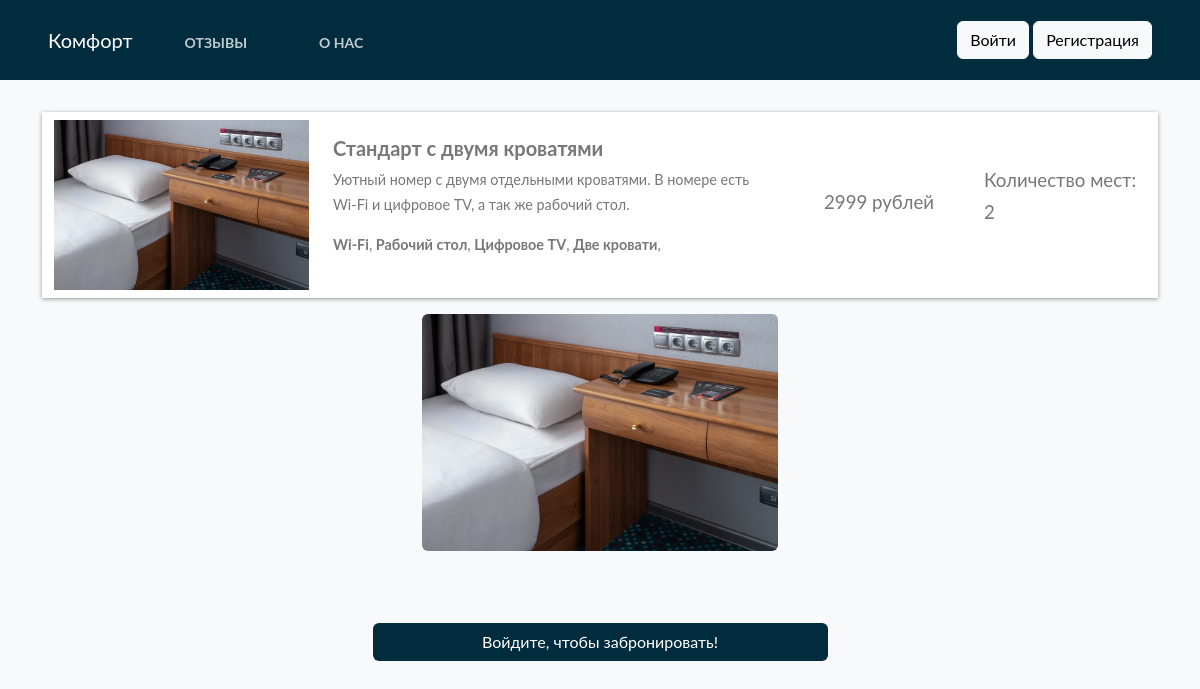
The page /hotel-detail/ba6c9e2620b045dd9eb293df5ff8867d/ on the database as committed earlier.
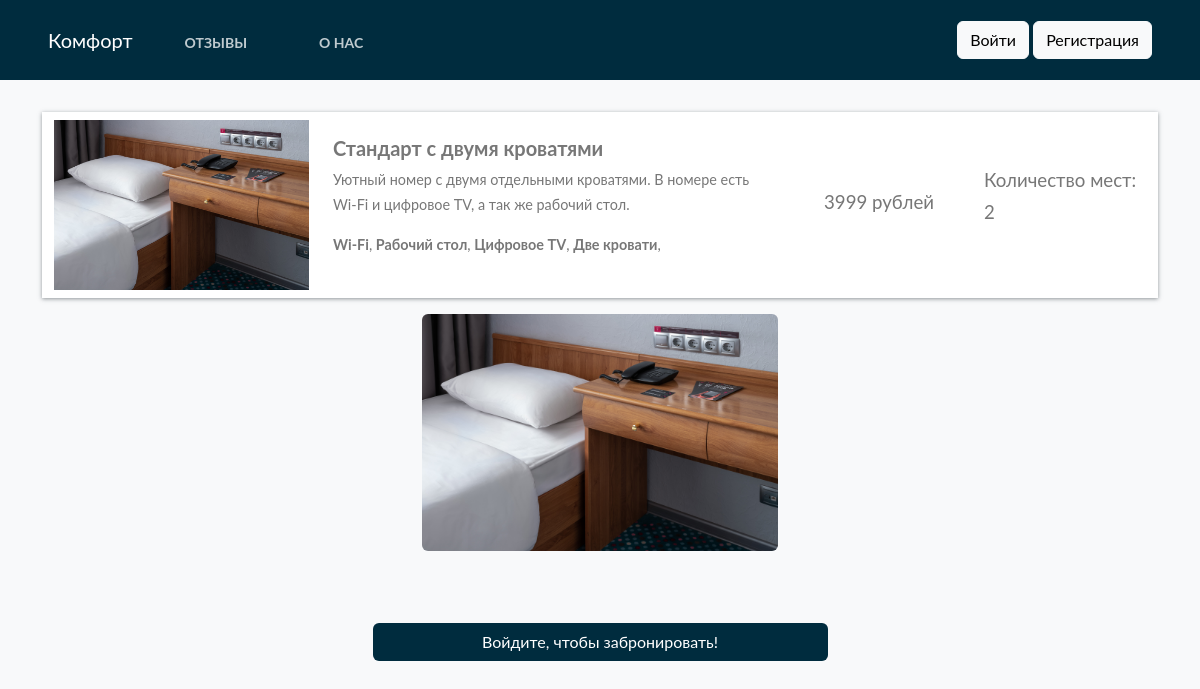
The same page on the database as committed later.
### home/models.py (models this page shows, shortened)
class BaseModel(models.Model):
    uid = models.UUIDField(default=uuid.uuid4   , editable=False , primary_key=True)
    created_at = models.DateField(auto_now_add=True)
    updated_at = models.DateField(auto_now_add=True)
    class Meta:
        abstract = True

class Hotel(BaseModel):
    hotel_name = models.CharField(max_length=100, verbose_name = "Название номера")
    hotel_price = models.IntegerField(verbose_name = "Цена номера")
    description = models.TextField(max_length=500, verbose_name = "Описание")
    amenities = models.ManyToManyField(Amenities, verbose_name = "Удобства номера")
    room_count = models.IntegerField(default=1, verbose_name = "Количество бронирований")
    people_capacity = models.IntegerField(default=0, verbose_name = "Вместимость")

class HotelImages(BaseModel):
    hotel= models.ForeignKey(Hotel ,related_name="images", on_delete=models.CASCADE, verbose_name = "Название номера")
    images = models.ImageField(upload_to="hotels", verbose_name = "Изображение")

class Amenities(BaseModel):
    amenity_name = models.CharField(max_length=100)

### home/views.py (the view, shortened to what this page needs)
# urls.py: path('hotel-detail/<uid>/' , hotel_detail , name="hotel_detail"),
def hotel_detail(request,uid):
    hotel_obj = Hotel.objects.get(uid = uid)
    return render(request , 'hotel_detail.html' ,{
        'hotels_obj' :hotel_obj
    })

### templates/hotel_detail.html
{% extends "base.html" %}
{%  block start %}
<div class="container mt-5 pt-5">
    <div class="row search-card-result">
        <div class="col-md-3">
        <a href="/hotel-detail/{{hotels_obj.uid}}">
            <img class="img-fluid" src="/media/{{hotels_obj.images.first.images}}" alt="Card image cap">
        </a></div>
        <div class="col-md-5" style="display: flex;align-content: center;flex-wrap: wrap;">
            <h5>{{hotels_obj.hotel_name}}</h5>
            <p>
                {{hotels_obj.description}}
            </p>
            <p>
                {%for amenitie in hotels_obj.amenities.all %}
                <b>{{amenitie.amenity_name}}</b>,
                {% endfor %}
            </p>
        </div>
        <div class="col-md-2 border-left text-center more-offers" style="display:flex;justify-content: center;align-items: center;">
            <p style="font-size: 14pt;">{{hotels_obj.hotel_price}} рублей</p>
        </div>
        <div class="col-md-2" style="display:flex;justify-content: center;align-items: center;">
            <p style="font-size: 14pt">Количество мест: {{hotels_obj.people_capacity}}</p>
        </div>
    </div>
        <div class="row gallery" style="justify-content: center;">
            {% for image in hotels_obj.images.all %}
              <div class="col-md-4">
                <img src="/media/{{image.images}}" class="w-100 shadow-1-strong rounded mb-4"/>
              </div>
            {%endfor %}
        </div>
    {% if request.user.is_authenticated %}
    <div class="filter-card">
        <h5>Забронировать</h5>
        {%include "messages.html"%}
        <form method="post">
            {% csrf_token %}
            <div class="row form-group">
                <div class="col-md-12">
                    <label>Телефон</label>
                    <p>
                    <input type="text" name="phone_0" size="13" id="id_phone_0"  placeholder="+7 (999) 999-99-99 " required>
                    </p>
                </div>
                <div class="col-md-12">
                    <label for="mintopay">Заезд</label>
                    <p>
                        <input type="date" name="checkin" id="checkin"  class="form-control" required>
                    </p>
                </div>
                <div class="col-md-12">
                    <label for="maxtopay">Выезд</label>
                    <p>
                        <input type="date" name="checkout" id="checkout" class="form-control" required>
                    </p>
                </div>
            </div>
           {% if user.is_authenticated %}
            <div class="row form-group">
                <div class="col-md-12" style="display:flex;justify-content: center;">
                    <input type="submit"  style="margin-top:30px;  background-color:#002c3e; color:white;" class="btn mt-5 col-5" value="Забронировать">
                </div>
            </div>
            {% else %}
                <form class="form-inline ml-auto">
                    <a href="{% url 'login_page' %}" class="btn btn-info">Войти</a>
                    <a href="{% url 'register_page' %}" class="btn btn-info">Регистрация</a>
                </form>
            {% endif %}
        </form>
    </div>
    {% else %}
<div class="container" style="display:flex;justify-content: center;">
    <a style="margin-top:30px;  background-color:#002c3e; color:white;" href="{% url 'login' %}" class="btn mt-5 col-5">Войдите, чтобы забронировать!</a>
</div>
    {% endif %}
</div>
{% endblock %}

### templates/base.html (shortened to what this page needs)
<!doctype html>
<html lang="en">
  <head>
    <link href="https://cdn.jsdelivr.net/npm/bootstrap@5.2.0-beta1/dist/css/bootstrap.min.css" rel="stylesheet">
</head>
  <body class="bg-light">
<nav class="navbar navbar-expend-md fixed-top px-5" style="background:#002c3e; height: 80px;">
    <div class="nav">
    <a class="navbar-brand" href="/" style="color:white;">Комфорт</a>
     <ul class="nav">
      <li class="nav-item">
        <a class="nav-link nav-link-ltr" style="color:white;margin-top:5px;" href="{% url 'article_list' %}">Отзывы</a>
      </li>
      <li class="nav-item">
        <a class="nav-link nav-link-ltr" style="color:white; margin-top:5px;" href="{% url 'aboutpage' %}">О нас</a>
        </li>
    </ul>
        </div>
        <div class="navbar" id="navbarCollapse">
            {% if user.is_authenticated %}
            <form class="form-inline ml-auto">
                <a class="btn btn-outline-light" href="{% url 'profile' %}" disabled>{{ user.username }}</a>
                <a class="btn btn-light" href="{% url 'password_change' %}">Изменить пароль</a>
                <a class="btn btn-light" href="{% url 'logout' %}">Выйти</a>
            </form>
            {% else %}
                <form class="form-inline ml-auto">
                    <a href="{% url 'login' %}" class="btn btn-light">Войти</a>
                    <a href="{% url 'signup' %}" class="btn btn-light">Регистрация</a>
                </form>
            {% endif %}
        </div>
</nav>
      {% block start %}
      {% endblock %}
  </body>
</html>

### templates/base.html (style rules this page uses)
body { font-family: "Lato", Arial, sans-serif; font-weight: 400; font-size: 16px; line-height: 1.7; background: #fff; color: #777; height: 100%; overflow: auto; }
.search-card-result { box-shadow: 0px 1px 4px rgba(41, 51, 57, 0.5); margin: 1rem 0; padding: 0.5rem 0; background-color: #fff; }
.search-card-result h5 { font-style: 1.1rem; font-weight: 700; }
.search-card-result p { font-size: 0.9rem; }
.search-card-result .more-offers p { margin-bottom: 0.3rem; }
.nav-link-ltr { font-weight: bold; font-size: 14px; text-transform: uppercase; text-decoration: none; margin: 0px 20px; display: inline-block; position: relative; opacity: 0.75; }
.nav-link::before { transition: 300ms; height: 10px; content: ""; position: absolute; background-color: white; }
.nav-link-ltr::before { width: 0%; bottom: -4px; }

Rows that differ between the two databases and show on the page:
changed Hotel "Стандарт с двумя кроватями": hotel_price "2999" → "3999"
